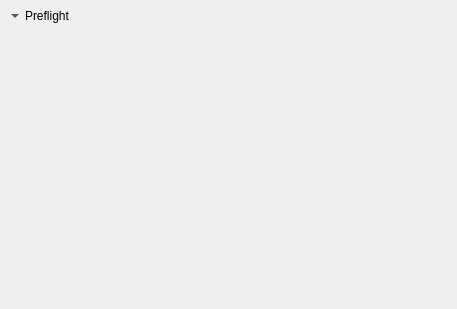
<?xml version="1.0" encoding="UTF-8"?>
<ui version="4.0">
 <class>Form</class>
 <widget class="QWidget" name="Form">
  <property name="geometry">
   <rect>
    <x>0</x>
    <y>0</y>
    <width>457</width>
    <height>309</height>
   </rect>
  </property>
  <property name="windowTitle">
   <string>Form</string>
  </property>
  <widget class="QToolButton" name="pushBtn_preflight">
   <property name="geometry">
    <rect>
     <x>4</x>
     <y>4</y>
     <width>88</width>
     <height>24</height>
    </rect>
   </property>
   <property name="sizePolicy">
    <sizepolicy hsizetype="Maximum" vsizetype="Fixed">
     <horstretch>0</horstretch>
     <verstretch>0</verstretch>
    </sizepolicy>
   </property>
   <property name="text">
    <string>Preflight</string>
   </property>
   <property name="toolButtonStyle">
    <enum>Qt::ToolButtonTextBesideIcon</enum>
   </property>
   <property name="autoRaise">
    <bool>true</bool>
   </property>
   <property name="arrowType">
    <enum>Qt::DownArrow</enum>
   </property>
  </widget>
  <widget class="QWidget" name="verticalLayoutWidget">
   <property name="geometry">
    <rect>
     <x>4</x>
     <y>32</y>
     <width>411</width>
     <height>171</height>
    </rect>
   </property>
   <layout class="QVBoxLayout" name="verticalLayout_preflight"/>
  </widget>
 </widget>
 <resources/>
 <connections/>
</ui>
